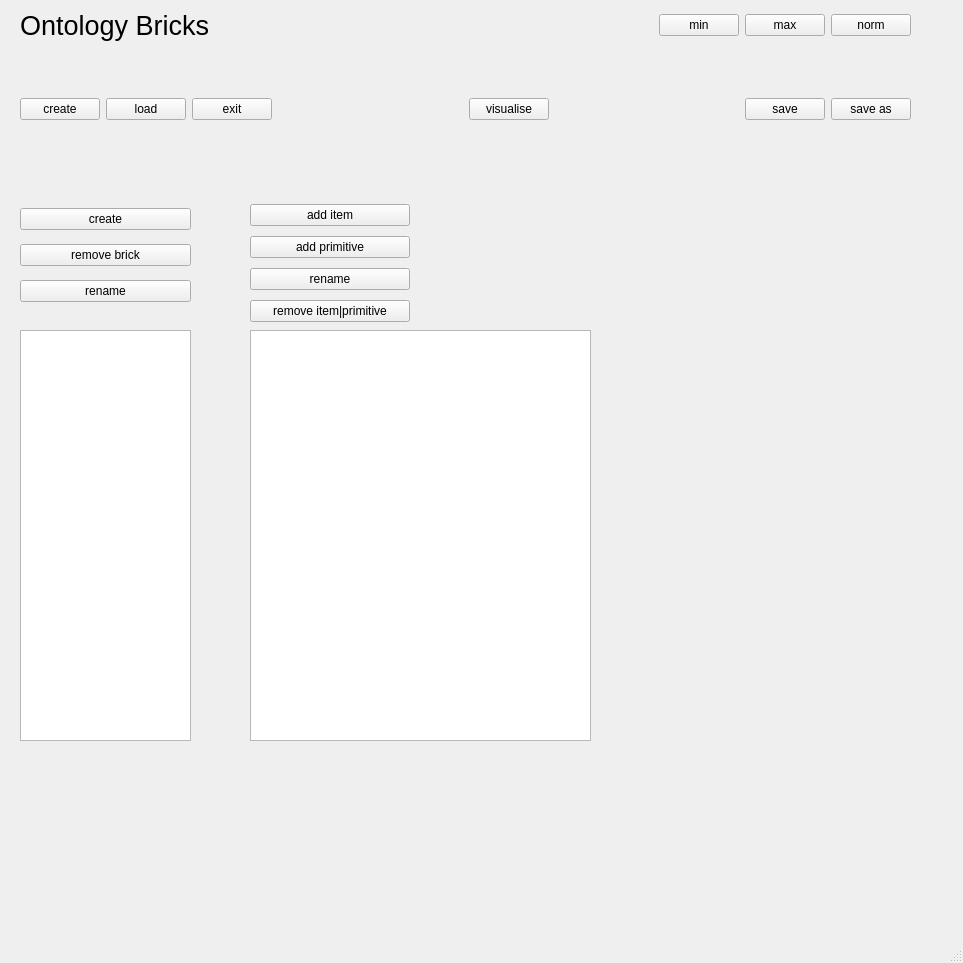
<?xml version="1.0" encoding="UTF-8"?>
<ui version="4.0">
 <class>MainWindow</class>
 <widget class="QMainWindow" name="MainWindow">
  <property name="geometry">
   <rect>
    <x>0</x>
    <y>0</y>
    <width>963</width>
    <height>963</height>
   </rect>
  </property>
  <property name="sizePolicy">
   <sizepolicy hsizetype="Preferred" vsizetype="Preferred">
    <horstretch>0</horstretch>
    <verstretch>0</verstretch>
   </sizepolicy>
  </property>
  <property name="windowTitle">
   <string>MainWindow</string>
  </property>
  <widget class="QWidget" name="centralwidget">
   <widget class="QWidget" name="horizontalLayoutWidget_2">
    <property name="geometry">
     <rect>
      <x>560</x>
      <y>0</y>
      <width>351</width>
      <height>51</height>
     </rect>
    </property>
    <layout class="QHBoxLayout" name="horizontalLayout_2">
     <item>
      <spacer name="horizontalSpacer_11">
       <property name="orientation">
        <enum>Qt::Horizontal</enum>
       </property>
       <property name="sizeHint" stdset="0">
        <size>
         <width>40</width>
         <height>20</height>
        </size>
       </property>
      </spacer>
     </item>
     <item>
      <widget class="QPushButton" name="pushMinimise">
       <property name="text">
        <string>min</string>
       </property>
      </widget>
     </item>
     <item>
      <widget class="QPushButton" name="pushMaximise">
       <property name="text">
        <string>max</string>
       </property>
      </widget>
     </item>
     <item>
      <widget class="QPushButton" name="pushNormal">
       <property name="text">
        <string>norm</string>
       </property>
      </widget>
     </item>
    </layout>
   </widget>
   <widget class="QWidget" name="horizontalLayoutWidget_3">
    <property name="geometry">
     <rect>
      <x>20</x>
      <y>84</y>
      <width>891</width>
      <height>51</height>
     </rect>
    </property>
    <layout class="QHBoxLayout" name="horizontalLayout_3">
     <item>
      <widget class="QPushButton" name="pushOntologyCreate">
       <property name="text">
        <string>create</string>
       </property>
      </widget>
     </item>
     <item>
      <widget class="QPushButton" name="pushOntologyLoad">
       <property name="text">
        <string>load</string>
       </property>
      </widget>
     </item>
     <item>
      <widget class="QPushButton" name="pushExit">
       <property name="text">
        <string>exit</string>
       </property>
      </widget>
     </item>
     <item>
      <spacer name="horizontalSpacer_2">
       <property name="orientation">
        <enum>Qt::Horizontal</enum>
       </property>
       <property name="sizeHint" stdset="0">
        <size>
         <width>40</width>
         <height>20</height>
        </size>
       </property>
      </spacer>
     </item>
     <item>
      <widget class="QPushButton" name="pushTreeVisualise">
       <property name="text">
        <string>visualise</string>
       </property>
      </widget>
     </item>
     <item>
      <spacer name="horizontalSpacer_3">
       <property name="orientation">
        <enum>Qt::Horizontal</enum>
       </property>
       <property name="sizeHint" stdset="0">
        <size>
         <width>40</width>
         <height>20</height>
        </size>
       </property>
      </spacer>
     </item>
     <item>
      <widget class="QPushButton" name="pushOntologySave">
       <property name="text">
        <string>save</string>
       </property>
      </widget>
     </item>
     <item>
      <widget class="QPushButton" name="pushOntologySaveAs">
       <property name="text">
        <string>save as</string>
       </property>
      </widget>
     </item>
    </layout>
   </widget>
   <widget class="QLabel" name="label">
    <property name="geometry">
     <rect>
      <x>20</x>
      <y>10</y>
      <width>231</width>
      <height>31</height>
     </rect>
    </property>
    <property name="font">
     <font>
      <pointsize>20</pointsize>
     </font>
    </property>
    <property name="text">
     <string>Ontology Bricks</string>
    </property>
   </widget>
   <widget class="QTreeWidget" name="brickTree">
    <property name="geometry">
     <rect>
      <x>250</x>
      <y>330</y>
      <width>341</width>
      <height>411</height>
     </rect>
    </property>
    <property name="autoExpandDelay">
     <number>1</number>
    </property>
    <property name="columnCount">
     <number>0</number>
    </property>
    <attribute name="headerVisible">
     <bool>false</bool>
    </attribute>
    <attribute name="headerCascadingSectionResizes">
     <bool>false</bool>
    </attribute>
   </widget>
   <widget class="QWidget" name="verticalLayoutWidget">
    <property name="geometry">
     <rect>
      <x>250</x>
      <y>200</y>
      <width>160</width>
      <height>128</height>
     </rect>
    </property>
    <layout class="QVBoxLayout" name="verticalLayout">
     <item>
      <widget class="QPushButton" name="pushBrickAddItem">
       <property name="text">
        <string>add item</string>
       </property>
      </widget>
     </item>
     <item>
      <widget class="QPushButton" name="pushBrickAddPrimitive">
       <property name="text">
        <string>add primitive</string>
       </property>
      </widget>
     </item>
     <item>
      <widget class="QPushButton" name="pushBrickItemOrPrimitiveRename">
       <property name="text">
        <string>rename</string>
       </property>
      </widget>
     </item>
     <item>
      <widget class="QPushButton" name="pushBrickRemoveItem">
       <property name="text">
        <string>remove item|primitive</string>
       </property>
      </widget>
     </item>
    </layout>
   </widget>
   <widget class="QWidget" name="verticalLayoutWidget_2">
    <property name="geometry">
     <rect>
      <x>20</x>
      <y>200</y>
      <width>171</width>
      <height>111</height>
     </rect>
    </property>
    <layout class="QVBoxLayout" name="verticalLayout_2">
     <item>
      <widget class="QPushButton" name="pushBrickCreate">
       <property name="text">
        <string>create</string>
       </property>
      </widget>
     </item>
     <item>
      <widget class="QPushButton" name="pushBrickRemove">
       <property name="text">
        <string>remove brick</string>
       </property>
      </widget>
     </item>
     <item>
      <widget class="QPushButton" name="pushBrickRename">
       <property name="text">
        <string>rename</string>
       </property>
      </widget>
     </item>
    </layout>
   </widget>
   <widget class="QListWidget" name="listBricks">
    <property name="geometry">
     <rect>
      <x>20</x>
      <y>330</y>
      <width>171</width>
      <height>411</height>
     </rect>
    </property>
   </widget>
  </widget>
  <widget class="QStatusBar" name="statusbar"/>
 </widget>
 <resources/>
 <connections/>
</ui>
